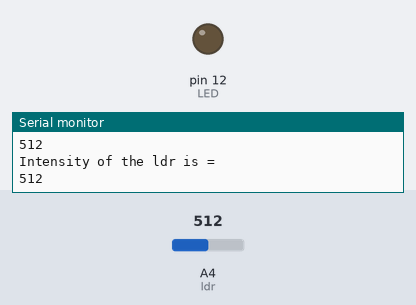
A sketch run on a simulated Arduino Uno, built with avr-gcc and run on an emulated ATmega328P. Shown: output pins drawn as LEDs (lit = HIGH), the last lines printed to the serial monitor. The inputs (shaded band) are chosen by the test bench; at power-on: A4 (ldr) = 512.

Above: at 1.8 s.
1.9 s: A4 (ldr) set to 209
3.4 s: A4 (ldr) set to 187
At 4.6 s:
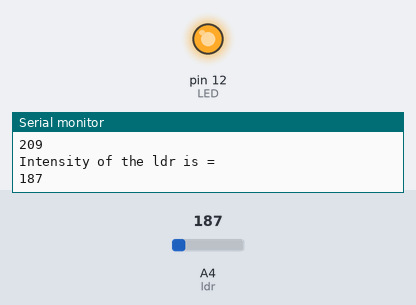
5.5 s: A4 (ldr) set to 210
At 7.2 s:
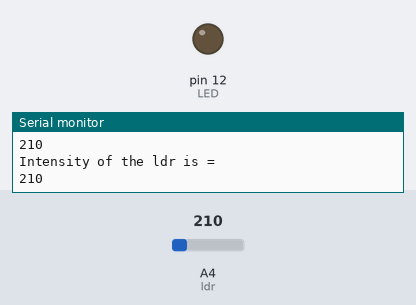
7.5 s: A4 (ldr) set to 190
At 8.9 s:
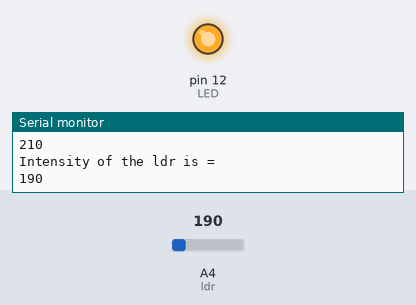
Timing chart, 0 to 10.5 s (numbered marks = the images above; inputs shaded):
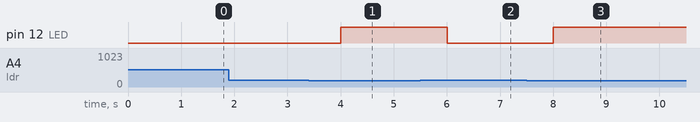

Measured:
- the behaviour switches between 200 and 199 on A4 (ldr) (found by bisection; images 0 and 1)
- after the input at 3.4 s, pin 12 (LED): LOW → HIGH after 0.60 s
- after the input at 5.5 s, pin 12 (LED): HIGH → LOW after 0.50 s
- after the input at 7.5 s, pin 12 (LED): LOW → HIGH after 0.50 s

The sketch:

LDRwithLed.ino
```cpp
int ldr = A4;
int value = 0;
int LED = 12;
void setup() {
  // put your setup code here, to run once:
  Serial.begin(9600);
  pinMode(LED,OUTPUT);
}

void loop() {
  // put your main code here, to run repeatedly:
  value = analogRead(ldr);
  Serial.println("Intensity of the ldr is = ");
  Serial.println(value);
  if(value < 200)
  {
    digitalWrite(LED,HIGH);
  }
  else{
    digitalWrite(LED,LOW);
  }
  delay(1000);
}
```
